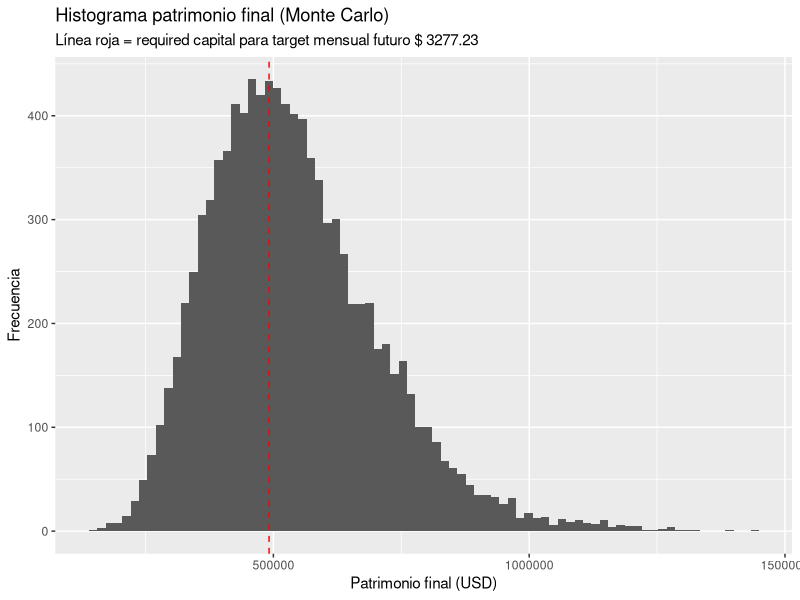
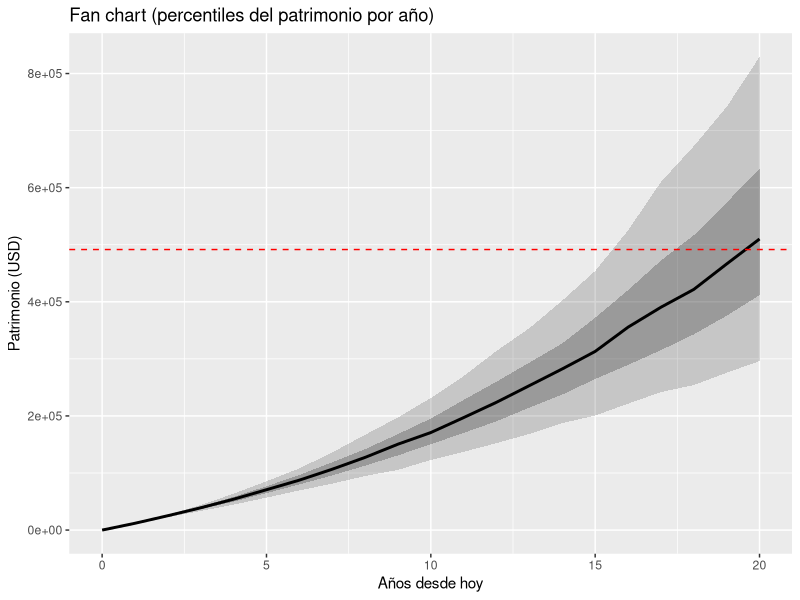

Recreate these plots in R, in order.
## ---- chunk 1
library(tidyverse)
library(lubridate)
library(ggplot2)
## ---- chunk 2
RANDOM_SEED <- 12345
set.seed(RANDOM_SEED)

# Horizonte en Años
HORIZONTE_ANIOS <- 20        # DEFINIR

# Montos (USD)
MENSUALIDAD_OBJETIVO_ACTUAL <- 2000   # MENSUALIDAD OBJETIVO en poder adquisitivo actual
CAPITAL_INICIAL <- 0           # capital inicial (USD)
APORTE_MENSUAL <- 1000  # aporte mensual (USD)
CRECIMIENTO_APORTES_INFLACION <- TRUE # si los aportes crecen con la inflación

# Inflación fija anual
TASA_INFLACION_ANUAL <- 0.025

# Instrumentos y tickers (se descargan datos)
TICKER_QQQ <- "QQQ"      # Nasdaq-100 ETF
TICKER_SPY <- "SPY"      # S&P500 ETF
# Para el bono 10y usamos FRED serie DGS10 (10-year Treasury Constant Maturity Rate)
TICKER_US10Y <- "DGS10"

# Asignación por defecto (porcentajes)
ASIGNACION_PORTAFOLIO <- c(QQQ = 0.3, SPY = 0.3, US10Y = 0.4)

# Bootstrap y simulación
MONTECARLO_N_SIM <- 10000
# Shocks
PROBABILIDAD_ANUAL_SHOCK <- 0.05
SHOCK_PROMEDIO <- -0.30
DESVIACION_SHOCK <- 0.10
# Efecto sobre bonos (menor)
SHOCK_PROMEDIO_BONOS <- -0.05
DESVIACION_SHOCK_BONOS <- 0.05

# Rebalanceo
FRECUENCIA_REBALANCEO <- "annual" # OPCIONES: "none", "annual", "monthly" 

# Costes / impuestos (aplicados sobre retornos)
COMISION_ANUAL_BROKER <- 0.005  # 0.5% anual por defecto

# Retiro: rendimiento fijo del instrumento seguro tras alcanzar objetivo
RENDIMIENTO_FIJO_INST_RETIRO <- 0.08
## ---- chunk 3
# Vectores de rendimientos anuales (30 años)
rQQQ <- c(0.38, 0.02, -0.19, 0.54, 0.09, 0.01, -0.27, 0.21, 0.32, 0.16,
          -0.09, 0.42, 0.07, 0.12, -0.15, 0.27, 0.19, -0.08, 0.33, 0.05,
          0.11, -0.04, 0.29, 0.21, -0.22, 0.18, 0.15, -0.06, 0.25, 0.13)

rSPY <- c(0.31, 0.05, -0.11, 0.26, 0.12, -0.01, -0.23, 0.18, 0.28, 0.14,
          -0.08, 0.21, 0.10, 0.07, -0.12, 0.24, 0.16, -0.05, 0.19, 0.09,
          0.13, -0.03, 0.27, 0.18, -0.20, 0.12, 0.11, -0.07, 0.22, 0.15)

rUS10Y <- c(0.07, 0.05, -0.02, 0.09, 0.04, 0.03, -0.01, 0.06, 0.05, 0.04,
            0.02, 0.08, 0.03, 0.05, -0.01, 0.07, 0.04, 0.02, 0.06, 0.03,
            0.05, 0.01, 0.04, 0.07, -0.02, 0.06, 0.05, 0.03, 0.04, 0.02)

# Armado de data.frame 
df_returns <- data.frame(
  rQQQ = rQQQ,
  rSPY = rSPY,
  rUS10Y = rUS10Y
)

# Matriz de retornos
matriz_retornos <- df_returns %>%
  select(rQQQ, rSPY, rUS10Y) %>%
  as.matrix()

head(matriz_retornos)  # para ver que quedó correcto
## ---- chunk 4

#Calcula los rendimientos de los activos en el futuro
vectores_anuales_retornos <- function(matriz_retornos, cant_anios) {
  # matriz_retornos: Nx3 matrix where each row = [rQQQ, rSPY, rUS10Y]
  idx <- sample(1:nrow(matriz_retornos), size = cant_anios, replace = TRUE)
  return(matriz_retornos[idx, , drop = FALSE])
}

# Aplicar shock aleatorio en un año dado sobre columnas de acciones y bonos
apply_shock <- function(r_vec, p_shock, shock_promedio, desviacion_acciones, promedio_bonos, desviacion_bonos) {
  # r_vec: vector c(rQQQ, rSPY, rUS10Y)
  if (runif(1) < p_shock) {
    shock_acciones <- rnorm(1, mean = shock_promedio, sd = desviacion_acciones)
    shock_bonos <- rnorm(1, mean = promedio_bonos, sd = desviacion_bonos)
    # Aplicamos multiplicador aditivo (ej: -0.30 hace caer 30%) => r_new = r_old + shock
    r_vec[1] <- r_vec[1] + shock_acciones
    r_vec[2] <- r_vec[2] + shock_acciones  # asumimos shock similar para ambas acciones
    r_vec[3] <- r_vec[3] + shock_bonos
  }
  return(r_vec)
}

# Simulación de 1 trayectoria anual (HORIZONTE_ANIOS), devolviendo patrimonio final
simulate_uno <- function(matriz_retornos, 
                         HORIZONTE_ANIOS,
                         CAPITAL_INICIAL,
                         contribucion_mensual,
                         crecimmiento_aportes_inflacion,
                         tasa_inflacion,
                         asignacion_portafolio,
                         rebalance_freq,
                         transaction_cost_pct,
                         p_shock, shock_promedio, desviacion_acciones, promedio_bonos, desviacion_bonos) {
  # Estado inicial
  capital <- CAPITAL_INICIAL
  peso_objetivos <- asignacion_portafolio / sum(asignacion_portafolio)  # vector de pesos objetivo
  # Representamos capital por activo en valores USD (según pesos)
  capital_activos <- capital * peso_objetivos
  
  contrib_mensual <- contribucion_mensual
  
  # Obtenemos una muestra bootstrap de vectores anuales de retornos
  sampled_returns <- vectores_anuales_retornos(matriz_retornos, HORIZONTE_ANIOS)
  
  # Para cada año, aplicamos:
  for (yr in 1:HORIZONTE_ANIOS) {
    # 1) aplicar crecimiento de aportes por inflación si corresponde
    if (crecimmiento_aportes_inflacion && yr > 1) {
      contrib_mensual <- contrib_mensual * (1 + tasa_inflacion)  # crecimiento anual de aportes
    }
    # Sumar aportes del año al capital (simplificado: aportes mensuales suman y reciben el retorno anual promedio)
    contrib_total_anio <- contrib_mensual * 12
    
    # 2) obtener retornos del año (vector)
    r_vec <- sampled_returns[yr, ] %>% as.numeric()
    
    # 3) aplicar posible shock
    r_vec <- apply_shock(r_vec, p_shock, shock_promedio, desviacion_acciones, promedio_bonos, desviacion_bonos)
    
    # 4) aplicar retornos a cada activo (antes de reequilibrio)
    # capital_activos crece por (1 + return)
    capital_activos <- capital_activos * (1 + r_vec)  # r_vec[3] ya en decimal para bonos
    
    # 5) añadir aportes: asumimos que los aportes se distribuyen según la asignación objetivo al inicio del año
    # (simplificación: aportes se invierten en la misma mezcla objetivo)
    contrib_by_activo <- contrib_total_anio * peso_objetivos
    capital_activos <- capital_activos + contrib_by_activo
    
    # 6) aplicar costos/fees anuales como reducción porcentual del capital total
    total_capital <- sum(capital_activos)
    total_capital_dsp_costos <- total_capital * (1 - transaction_cost_pct)
    
    # 7) reequilibrio anual (si está activado): volver a pesos objetivo
    if (rebalance_freq == "annual") {
      capital_activos <- (total_capital_dsp_costos) * peso_objetivos
    } else {
      # si no reequilibramos, dejamos el drift (distribuimos proporcionalmente)
      # distribuimos la reducción de costos entre activos proporcionalmente
      capital_activos <- capital_activos / total_capital * total_capital_dsp_costos
    }
    # actualizamos capital
    capital <- sum(capital_activos)
  } # end for years
  
  return(capital)
}
## ---- chunk 5

message("Corriendo Monte Carlo con ", MONTECARLO_N_SIM, " simulaciones (Horizon = ", HORIZONTE_ANIOS, " años) ...")
results <- numeric(MONTECARLO_N_SIM)

pb <- txtProgressBar(min = 0, max = MONTECARLO_N_SIM, style = 3)
for (i in 1:MONTECARLO_N_SIM) {
  results[i] <- simulate_uno(
    matriz_retornos = matriz_retornos,
    HORIZONTE_ANIOS = HORIZONTE_ANIOS,
    CAPITAL_INICIAL = CAPITAL_INICIAL,
    contribucion_mensual = APORTE_MENSUAL,
    crecimmiento_aportes_inflacion = CRECIMIENTO_APORTES_INFLACION,
    tasa_inflacion = TASA_INFLACION_ANUAL,
    asignacion_portafolio = ASIGNACION_PORTAFOLIO,
    rebalance_freq = FRECUENCIA_REBALANCEO,
    transaction_cost_pct = COMISION_ANUAL_BROKER,
    p_shock = PROBABILIDAD_ANUAL_SHOCK,
    shock_promedio = SHOCK_PROMEDIO,
    desviacion_acciones = DESVIACION_SHOCK,
    promedio_bonos = SHOCK_PROMEDIO_BONOS,
    desviacion_bonos = DESVIACION_SHOCK_BONOS
  )
  setTxtProgressBar(pb, i)
}
close(pb)
message("Simulaciones completadas.")


## ---- chunk 6

# Target mensual en futuro considerando inflación compuesta
MENSUALIDAD_OBJETIVO_FUTURA <- MENSUALIDAD_OBJETIVO_ACTUAL * (1 + TASA_INFLACION_ANUAL) ^ HORIZONTE_ANIOS
# Capital requerido para sostener ese retiro con 8% anual: necesario = annual_target / yield
REQUIRED_CAPITAL <- (MENSUALIDAD_OBJETIVO_FUTURA * 12) / RENDIMIENTO_FIJO_INST_RETIRO

# KPI: probabilidad de éxito
successes <- sum(results >= REQUIRED_CAPITAL)
prob_success <- successes / MONTECARLO_N_SIM

# Percentiles y estadísticos
pct <- quantile(results, probs = c(0.01, 0.05, 0.25, 0.5, 0.75, 0.95, 0.99))
mean_final <- mean(results)
median_final <- median(results)
sd_final <- sd(results)

# Probabilidad de ruina durante retiro (con supuestos): 
# Bajo la regla actual, si se cumple capital >= required -> no ruina (instrumento fijo 8%).
# Si no se cumple, podría calcularse probabilidad de que patrimonio final caiga por debajo de required (ya la tenemos).
prob_ruina <- 1 - prob_success
## ---- chunk 7
cat("\n----- Resumen Monte Carlo -----\n")
cat("Simulaciones:", MONTECARLO_N_SIM, "\n")
cat("Horizon (años):", HORIZONTE_ANIOS, "\n")
cat("Target mensual (hoy): $", MENSUALIDAD_OBJETIVO_ACTUAL, "\n")
cat("Target mensual en futuro (inflation indexed): $", round(MENSUALIDAD_OBJETIVO_FUTURA,2), "\n")
cat("Required capital (para 8% yield): $", round(REQUIRED_CAPITAL,2), "\n\n")

cat("Probabilidad de alcanzar objetivo:", scales::percent(prob_success), "\n")
cat("Probabilidad de ruina durante retiro (approx):", scales::percent(prob_ruina), "\n\n")

cat("Percentiles del patrimonio final (USD):\n")
print(round(pct,2))
cat("\nMedia final:", round(mean_final,2), "   Mediana final:", round(median_final,2), "   SD:", round(sd_final,2), "\n")
## ---- chunk 8
# Histograma del patrimonio final
df_res <- data.frame(final_capital = results)
p1 <- ggplot(df_res, aes(x = final_capital)) +
  geom_histogram(bins = 80) +
  geom_vline(xintercept = REQUIRED_CAPITAL, color = "red", linetype = "dashed") +
  labs(title = "Histograma patrimonio final (Monte Carlo)",
       subtitle = paste("Línea roja = required capital para target mensual futuro $", round(MENSUALIDAD_OBJETIVO_FUTURA,2)),
       x = "Patrimonio final (USD)",
       y = "Frecuencia")

print(p1)

# Fan-chart simplificado: construir percentiles por año usando trayectorias representativas
# Nota: para fan chart necesitaríamos guardar trayectorias año a año para cada simulación.
# Implementación alternativa: generar N_plot simulaciones guardando path y graficar percentiles por año.
N_plot <- 500  # menor para fan-chart por costos
paths_matrix <- matrix(NA, nrow = HORIZONTE_ANIOS + 1, ncol = N_plot) # fila 1 = t0
for (j in 1:N_plot) {
  # Simular trayectorias guardando capital por año
  cap <- CAPITAL_INICIAL
  peso_objetivos <- ASIGNACION_PORTAFOLIO / sum(ASIGNACION_PORTAFOLIO)
  cap_by_asset <- cap * peso_objetivos
  contrib_mensual <- APORTE_MENSUAL
  sampled_returns <- vectores_anuales_retornos(matriz_retornos, HORIZONTE_ANIOS)
  paths_matrix[1, j] <- cap
  for (yr in 1:HORIZONTE_ANIOS) {
    if (CRECIMIENTO_APORTES_INFLACION && yr > 1) contrib_mensual <- contrib_mensual * (1 + TASA_INFLACION_ANUAL)
    total_contrib <- contrib_mensual * 12
    r_vec <- sampled_returns[yr, ] %>% as.numeric()
    r_vec <- apply_shock(r_vec, PROBABILIDAD_ANUAL_SHOCK, SHOCK_PROMEDIO, DESVIACION_SHOCK, SHOCK_PROMEDIO_BONOS, DESVIACION_SHOCK_BONOS)
    cap_by_asset <- cap_by_asset * (1 + r_vec)
    cap_by_asset <- cap_by_asset + total_contrib * peso_objetivos
    total_cap <- sum(cap_by_asset)
    total_cap_after_cost <- total_cap * (1 - COMISION_ANUAL_BROKER)
    cap_by_asset <- (total_cap_after_cost) * peso_objetivos
    cap <- sum(cap_by_asset)
    paths_matrix[yr + 1, j] <- cap
  }
}

# Calcular percentiles por año
years_seq <- 0:HORIZONTE_ANIOS
df_fan <- data.frame(year = years_seq,
                     p05 = apply(paths_matrix, 1, quantile, probs = 0.05),
                     p25 = apply(paths_matrix, 1, quantile, probs = 0.25),
                     p50 = apply(paths_matrix, 1, quantile, probs = 0.5),
                     p75 = apply(paths_matrix, 1, quantile, probs = 0.75),
                     p95 = apply(paths_matrix, 1, quantile, probs = 0.95))

p2 <- ggplot(df_fan, aes(x = year)) +
  geom_ribbon(aes(ymin = p05, ymax = p95), alpha = 0.2) +
  geom_ribbon(aes(ymin = p25, ymax = p75), alpha = 0.3) +
  geom_line(aes(y = p50), size = 1) +
  labs(title = "Fan chart (percentiles del patrimonio por año)",
       x = "Años desde hoy",
       y = "Patrimonio (USD)") +
  geom_hline(yintercept = REQUIRED_CAPITAL, color = "red", linetype = "dashed")

print(p2)

